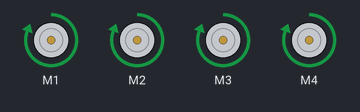
Bench run of a sketch on a simulated Arduino Uno, built with avr-gcc and run on an emulated ATmega328P. Parts: 4 × DC motor (green arrow = forward, orange = backward, longer = faster). What the sketch prints to the serial monitor is not drawn.

Above: at 1.0 s.
At 2.2 s:
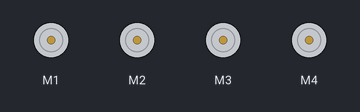
At 3.5 s:
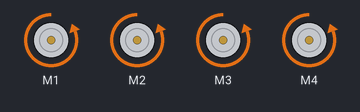
Timing chart, 0 to 6.5 s (numbered marks = the images above):
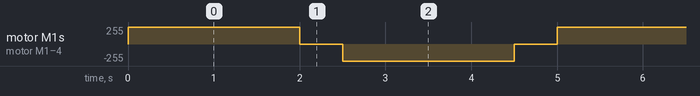

Measured:
- by itself, motor M1–4: repeats every 5.0 s: stopped 0.50 s, backward 255/255 2.0 s, stopped 0.50 s, forward 255/255 2.0 s

The sketch:

DC_Motor_Test01.ino
```cpp
// Install: Adafruit motor shield library

#include <AFMotor.h> // 本程序中使用AFMotor庫

AF_DCMotor motor1(1); // 這4條語句的作用是建立4個直流電機對象，它們的名稱分別是：motor1/2/3/4.
AF_DCMotor motor2(2); // 這四條語句括號中的數字代表各個電機對象所連接在AFMotor擴展板的電機端口號碼。
AF_DCMotor motor3(3); // AF_DCMotor motor1(1); 代表motor1對象連接在AFMotor擴展板的M1端口上。
AF_DCMotor motor4(4); // AFMotor電機擴展板最多可以驅動4個直流電機，最少可以驅動1個直流電機。

void setup()
{
  Serial.begin(115200); // set up Serial library at 115200 bps
  Serial.println("Motor test!");
  motor1.setSpeed(255); // 這4條語句的作用是通過setSpped庫函數設置電機運行速度。
  motor2.setSpeed(255); // setSpped庫函數中的參數是運行速度參數。
  motor3.setSpeed(255); // 運行速度參數允許範圍是0～255。
  motor4.setSpeed(255); // 速度參數越大，運轉速度越快。參數為0時電機停止轉動。

  motor1.run(RELEASE); // 這4條語句的作用是讓4個電機在啟動時停止轉動
  motor2.run(RELEASE); // run庫函數允許使用的關鍵字參數有RELEASE、FORWARD、BACKWARD
  motor3.run(RELEASE); // 使用關鍵字RELEASE作為參數使用時，run庫函數將會讓擴展板停止提供電機運轉動力
  motor4.run(RELEASE); // 電機旋轉一旦失去動力就會自然的停止轉動。
}

void loop()
{
  /*
  motor1.run(FORWARD); // 這4條語句的作用是利用run庫函數控制4個電機"正向"旋轉。
  motor2.run(FORWARD); // 這里所謂的“正向”旋轉只是一種說法，假如您發現電機旋轉方向和您所要的“正向”不一致。
  motor3.run(FORWARD); // 您可以將電機的兩個引線從擴展板上斷開，然後交換順序再接到擴展板接口上
  motor4.run(FORWARD); // 這時您會看到同樣使用FORWARD關鍵字作為run庫函數的參數，電機的旋轉方向卻反過來了。

  for (int i = 0; i <= 255; i++)
  {                     // 這里使用for循環語句控制4個電機速度由停止逐步加速，最終電機運轉達到最大速度。
    motor1.setSpeed(i); // 在for循環語句的作用下,setSpeed庫函數的速度參數i由0逐漸增大，最終達到255。
    motor2.setSpeed(i); // 因此電機運行速度也是由停止逐漸加速，最終達到最大速度。
    motor3.setSpeed(i); // 對於一些模型電機來說，當速度參數小於一定數值以後就不能轉動了。也就是說，也許您的電機
    motor4.setSpeed(i); // 在速度參數在小於某一個速度參數數值的時候就無法轉動了。這屬於正常現象。
    delay(10);          // 具體這個最小值是多少，對於不同的電機來說是不同的。有的可能是50也有的可能是100。
  }                     // 換句話說，很可能您的某一個直流電機在速度參數小於50的情況下就無法轉動了。
                        // 也可能您的另一個直流電機在參數100以下的情況下就無法轉動了。

  for (int i = 255; i >= 0; i--)
  {                     // 這里使用for循環語句控制4個電機由最大旋轉速度逐步減速最終停止旋轉。
    motor1.setSpeed(i); // 這一系列語句的操作與上一段for循環語句類似。唯一區別是上一段for循環控制速度參數i由0漲到255
    motor2.setSpeed(i); // 而這一段語句控制速度參數i由255減小到0。同樣您可能會發現當速度參數沒有減小到零的時候，電機就已經
    motor3.setSpeed(i); // 停止旋轉了。這其中的原因在上一段for循環語句中已經介紹了。不在這里贅述了。
    motor4.setSpeed(i);
    delay(10);
  }

  motor1.run(BACKWARD); // 這4條語句的作用是利用run庫函數控制4個電機"反向"旋轉。
  motor2.run(BACKWARD); // 同樣的，這里所謂的“反向”旋轉也只是一種說法。這部分程序內容
  motor3.run(BACKWARD); // 與本程序33-36行中的內容十分類似。唯一區別就是使用了“BACKWARD”
  motor4.run(BACKWARD); // 關鍵字參數來通過庫函數run控制電機“反向”旋轉。

  for (int i = 0; i <= 255; i++)
  {                     // 利用for循環語句控制速度參數i由小到大
    motor1.setSpeed(i); // 電機也會以“反向”旋轉的方式由停止逐步達到最大速度
    motor2.setSpeed(i);
    motor3.setSpeed(i);
    motor4.setSpeed(i);
    delay(10);
  }

  for (int i = 255; i >= 0; i--)
  {                     // 利用for循環語句控制速度參數i由大到小
    motor1.setSpeed(i); // 電機也會以“反向”旋轉的方式由最大速度逐步減小到停止
    motor2.setSpeed(i);
    motor3.setSpeed(i);
    motor4.setSpeed(i);
    delay(10);
  }

  motor1.run(RELEASE); // 這四條語句作用是使用關鍵字RELEASE作為run函數的參數。
  motor2.run(RELEASE); // 在這種情況下，AFMotor擴展板將會停止為電機旋轉提供動力。
  motor3.run(RELEASE); // 電機也就會自然的停止轉動。
  motor4.run(RELEASE); // 本段程序後面的delay(1000)的作用就是讓4個電機保持無旋轉動力狀態1秒鐘

  delay(1000);
  */

  // motor3.setSpeed(255);

  motor1.run(FORWARD);
  motor2.run(FORWARD);
  motor3.run(FORWARD);
  motor4.run(FORWARD);
  delay(2000);

  motor1.run(RELEASE);
  motor2.run(RELEASE);
  motor3.run(RELEASE);
  motor4.run(RELEASE);
  delay(500);

  motor1.run(BACKWARD);
  motor2.run(BACKWARD);
  motor3.run(BACKWARD);
  motor4.run(BACKWARD);
  delay(2000);

  motor1.run(RELEASE);
  motor2.run(RELEASE);
  motor3.run(RELEASE);
  motor4.run(RELEASE);
  delay(500);


}
```
